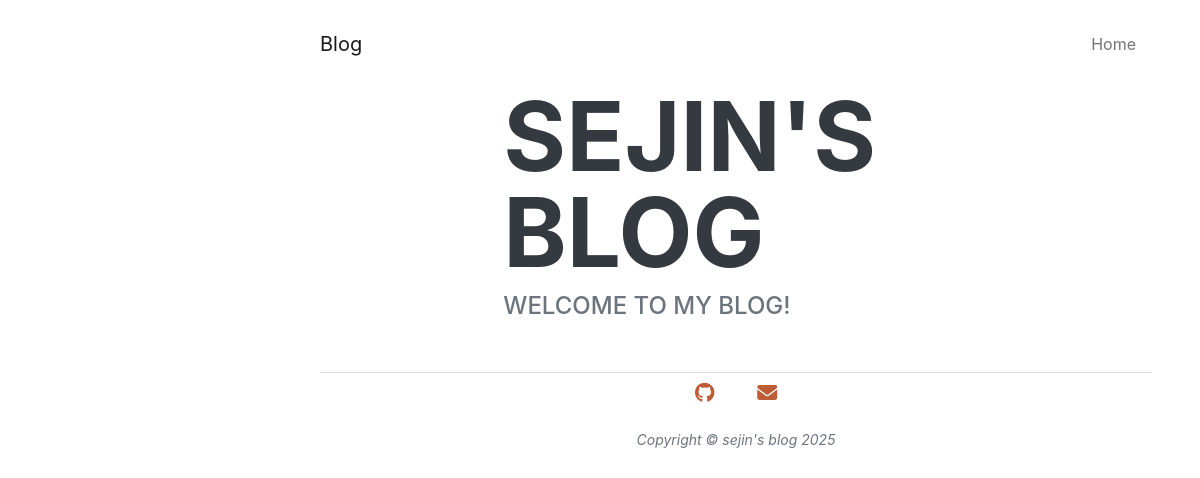
/blog/, run on an earlier commit of the app's database.
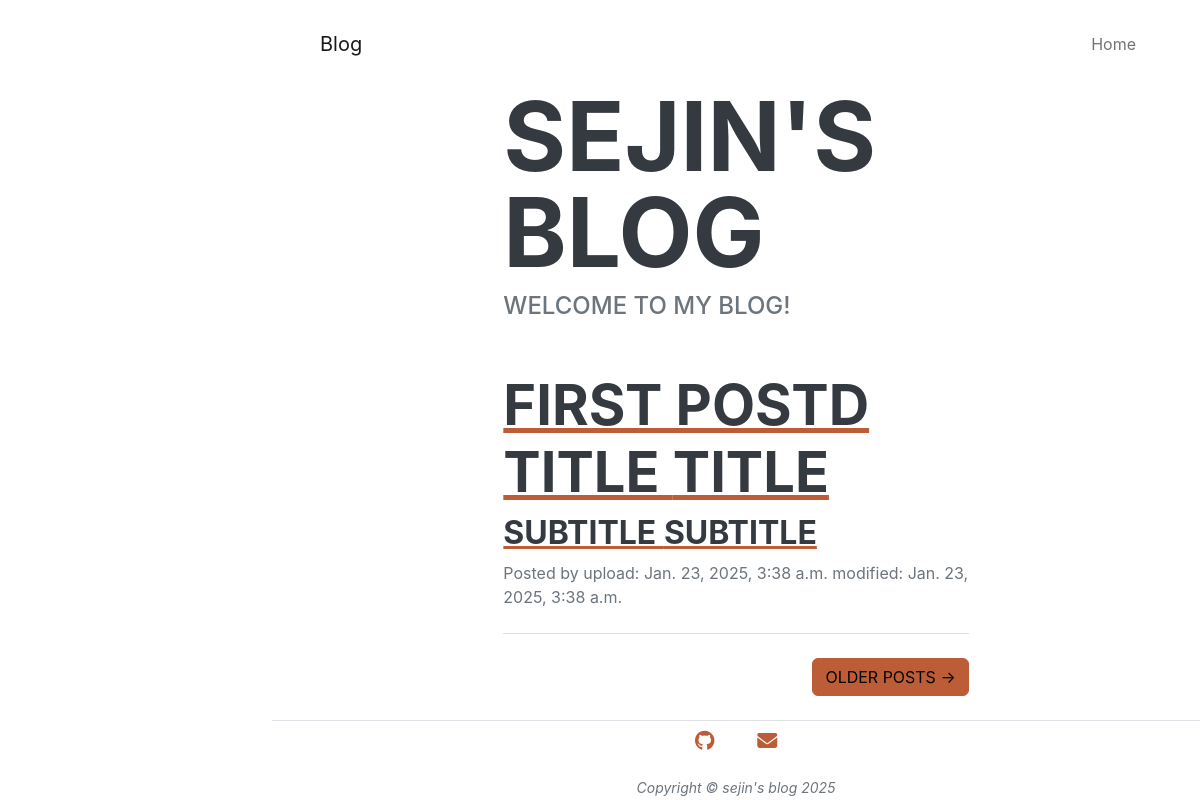
And on a later commit of the database.
### blog/models.py (models this page shows, shortened)
class Post(models.Model):
    title = models.CharField(max_length=100)
    subtitle = models.CharField(max_length=100)
    content = models.TextField()
    upload_date = models.DateTimeField(auto_now_add=True)
    modified_date = models.DateTimeField(auto_now=True)

### blog/views.py (the view)
# urls.py: path('', views.post_list, name='post-list'),
def post_list(request):
    posts = Post.objects.all()
    return render(request, 'blog/post_list.html', {'posts': posts})

### blog/templates/blog/post_list.html (shortened to what this page needs)
<!DOCTYPE html>
{% load static %}
<html lang="en">
    <head>
        <link rel="stylesheet" href="https://cdnjs.cloudflare.com/ajax/libs/font-awesome/6.7.2/css/all.min.css" />
        <link href="{% static 'css/styles.css' %}" rel="stylesheet" />
    </head>
    <body>
        <nav class="navbar navbar-expand-lg navbar-light" id="mainNav">
            <div class="container px-4 px-lg-5">
                <a class="navbar-brand" href="post_list.html">Blog</a>
                <div class="collapse navbar-collapse" id="navbarResponsive">
                    <ul class="navbar-nav ms-auto py-4 py-lg-0">
                        <li class="nav-item"><a class="nav-link px-lg-3 py-3 py-lg-4" href="post_list.html">Home</a></li>
                    </ul>
                </div>
            </div>
        </nav>
        <header class="masthead">
            <div class="container position-relative px-4 px-lg-5">
                <div class="row gx-4 gx-lg-5 justify-content-center">
                    <div class="col-md-10 col-lg-8 col-xl-7">
                        <div class="site-heading">
                            <h1>Sejin's Blog</h1>
                            <span class="subheading">welcome to my blog!</span>
                        </div>
                    </div>
                </div>
            </div>
        </header>
        <div class="container px-4 px-lg-5 mt-5">
            <div class="row gx-4 gx-lg-5 justify-content-center">
                <div class="col-md-10 col-lg-8 col-xl-7">
                {% for post in posts %}
                    <div class="post-preview">
                        <a href="post_detail.html">
                            <h2 class="post-title">{{ post.title }} title</h2>
                            <h3 class="post-subtitle">{{ post.subtitle }} subtitle</h3>
                        </a>
                        <p class="post-meta">
                            Posted by
                            upload: {{ post.upload_date }} modified: {{ post.modified_date }}
                        </p>
                    </div>
                    <hr class="my-4" />
                    <div class="d-flex justify-content-end mb-4"><a class="btn btn-primary text-uppercase" href="#!">Older Posts →</a></div>
                </div>
                {% endfor %}
            </div>
        </div>
        <footer class="border-top">
            <div class="container px-4 px-lg-5">
                <div class="row gx-4 gx-lg-5 justify-content-center">
                    <div class="col-md-10 col-lg-8 col-xl-7">
                        <ul class="list-inline text-center">
                            <li class="list-inline-item">
                                <a href="https://github.com/halmango">
                                    <span class="fa-stack fa-lg">
                                        <i class="fa-brands fa-github"></i>
                                    </span>
                                </a>
                            </li>
                            <li class="list-inline-item">
                                <a href="mailto:sejinjiji@gmail.com">
                                    <span class="fa-stack fa-lg">
                                        <i class="fa-solid fa-envelope"></i>
                                    </span>
                                </a>
                            </li>
                        </ul>
                        <div class="small text-center text-muted fst-italic">Copyright &copy; sejin's blog 2025</div>
                    </div>
                </div>
            </div>
        </footer>
    </body>
</html>

What changed in the data, as far as the page shows it:
added Post: title "FIRST POSTD TITLE", subtitle "SUBTITLE", upload_date "Jan. 23, 2025, 3:38 a.m.", modified_date "Jan. 23, 2025, 3:38 a.m."
